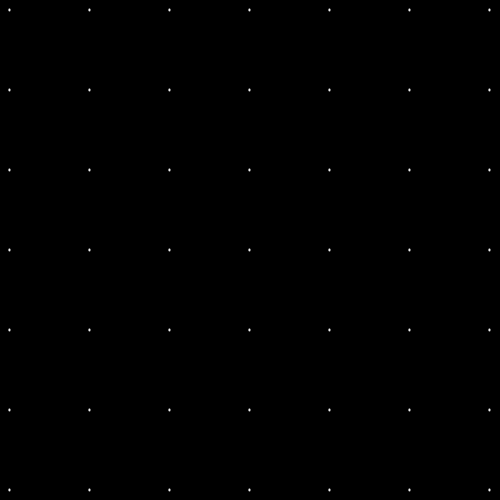
Frame 1 (no input)
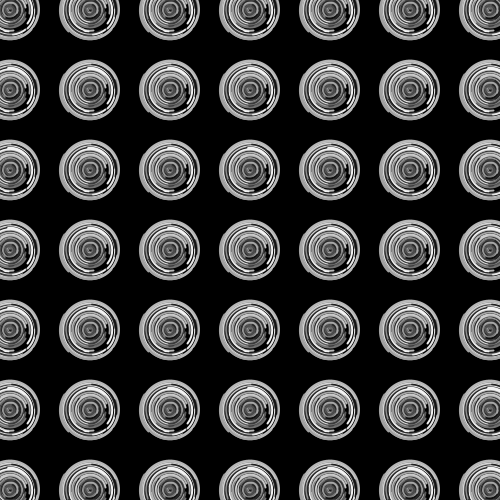
Frame 60 (the mouse pressed at the canvas centre just before this capture)
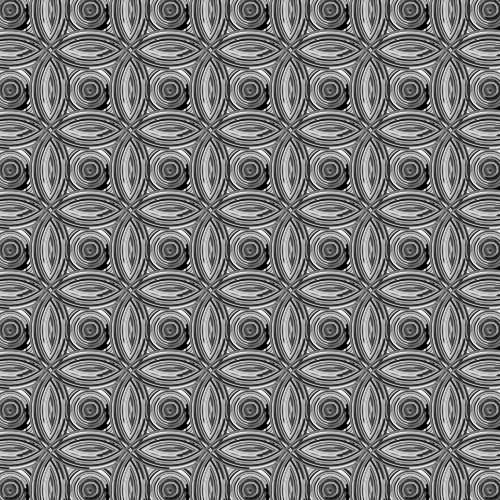
Frame 120 (the mouse held since frame 60 and released just before this capture)

The Processing sketch that drew these frames (run headless with seeded random() and noise(); from frame 60 on, the mouse is pressed at the canvas centre):

// Processing sketch: processing_118072
// ── processing_118072.pde

  int a;
  int b;
  int i;
  int x;
  float c;
  float h;
  float f;
  void setup(){
  size(500,500);
  background(0,0);
  smooth();
}

void draw(){
  c=random(0,180);
  h=random(180,450);
  f=random(0,255);
 smooth();
 strokeWeight(2);
 stroke(f,f,f);
 a += 1;
 b += .5;
 fill(255,a,0,0);
 for (int i = 10; i < 500; i += 80) {
   for (int x = 10; x <= width; x += 80){
 arc(i, x, a, a,radians(c), radians(h));
 if (a >400){
    a=0;
 }
  if (f >255){
    f=0;
 }

 }
}
}
